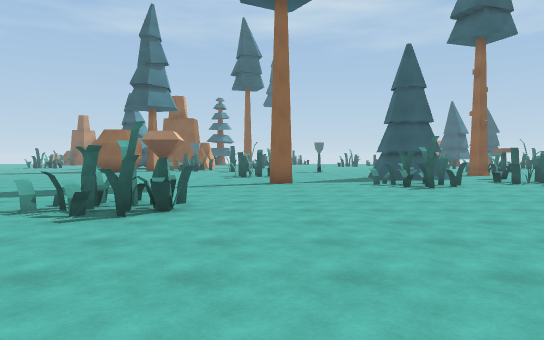
View 1 (above)

24 first-person views from a walk through a scene from a Unity 3-D project. The camera is 1.5 m above the floor, tilts 2° down and sees 70° across. The floor is counted in squares, 2 m on a side. Each view is taken from the middle of a square. On the plan, view 1 faces up. The plan holds only what a view shows up to about 12 squares ahead; the rest is blank. The place goes on beyond the plan.

View 2
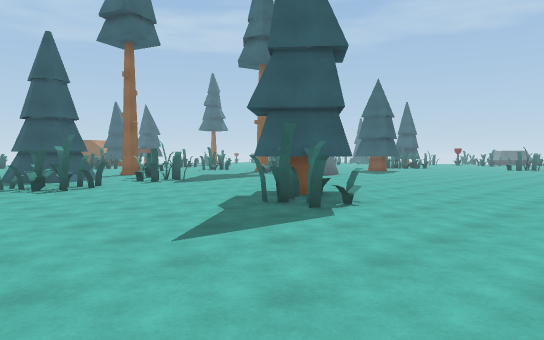

View 3
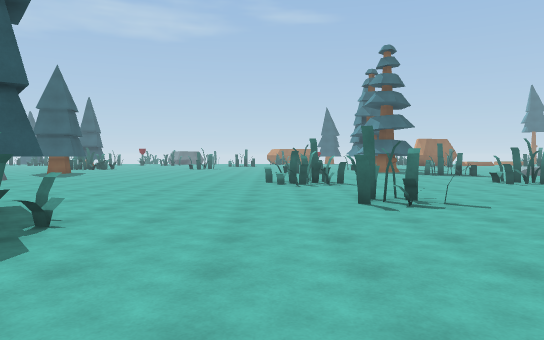

View 4
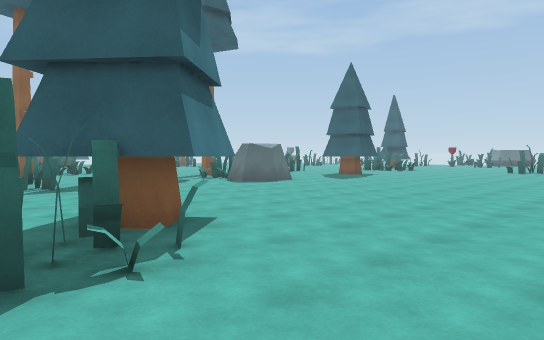

View 5
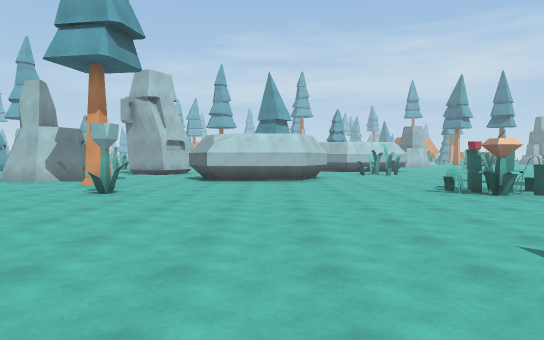

View 6
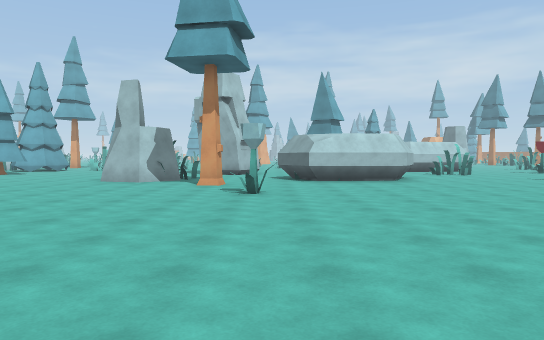

View 7
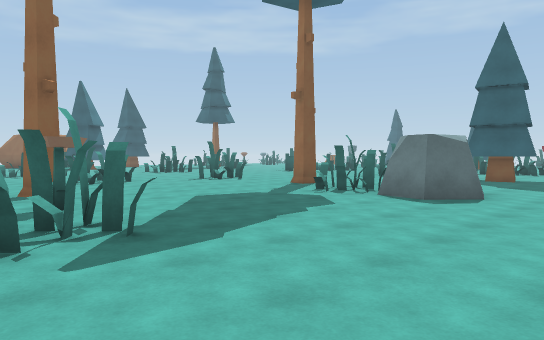

View 8
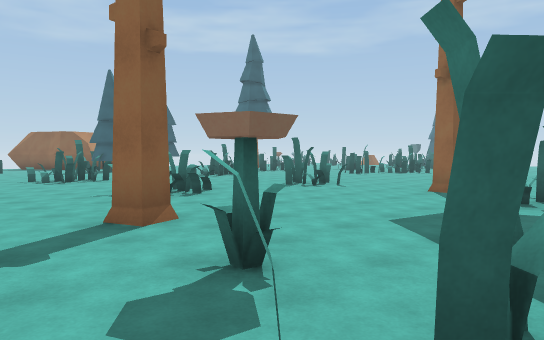

View 9
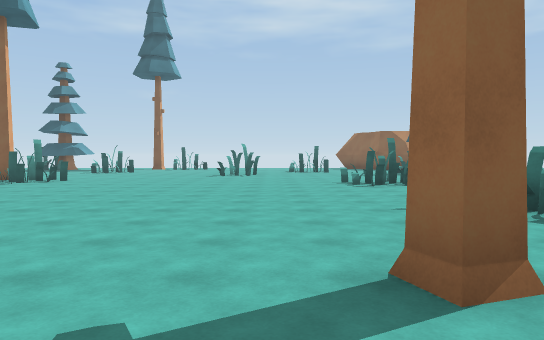

View 10
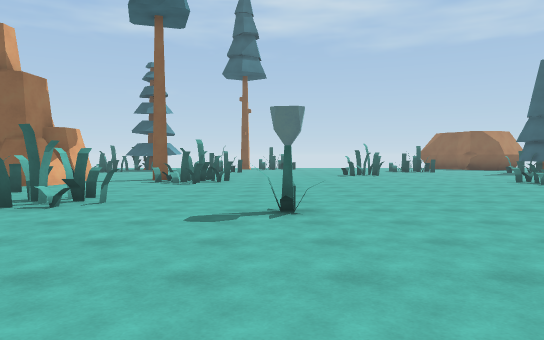

View 11
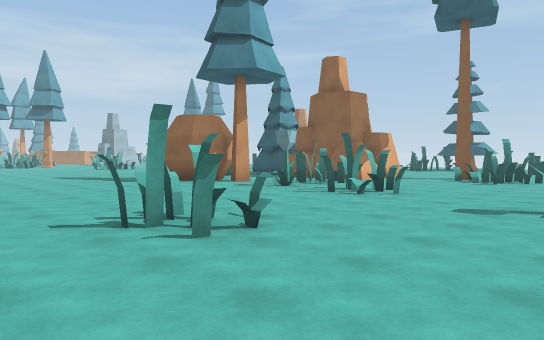

View 12
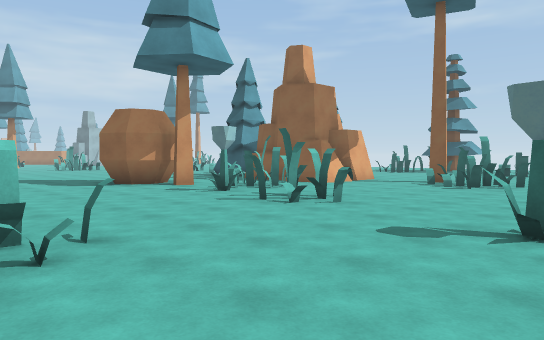

View 13
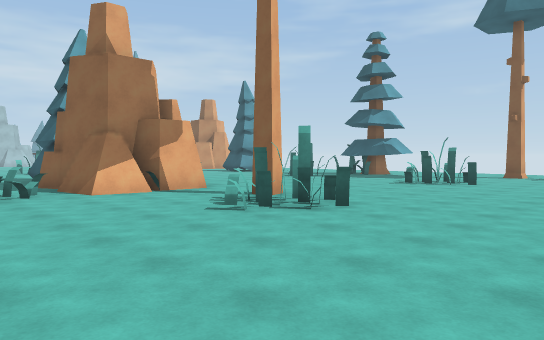

View 14
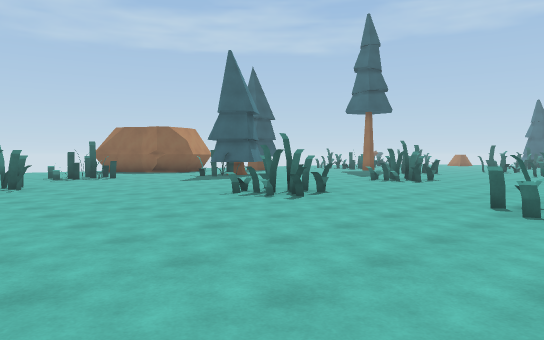

View 15
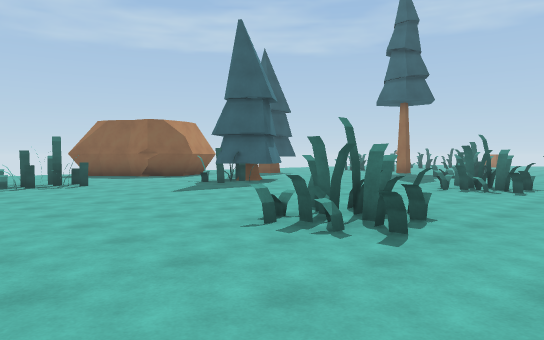

View 16
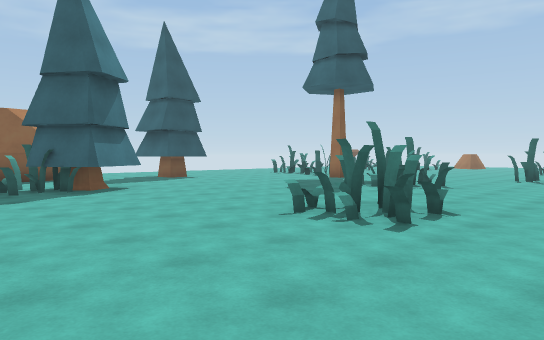

View 17
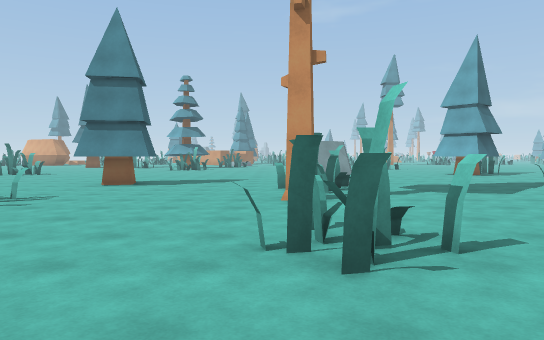

View 18
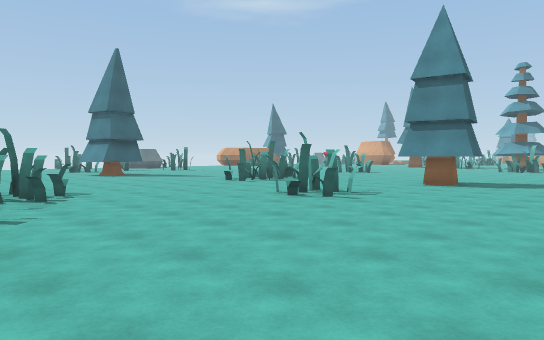

View 19
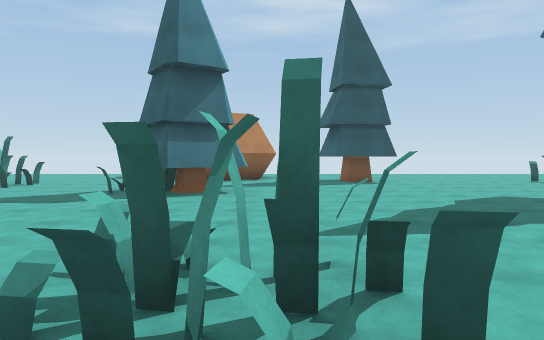

View 20
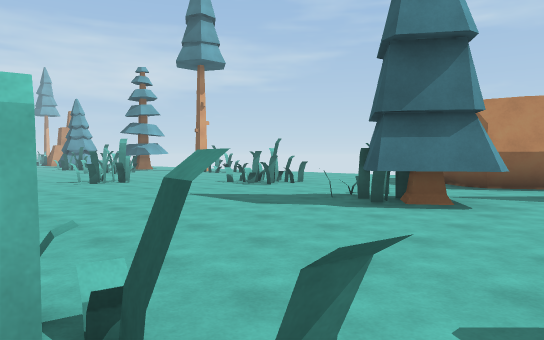

View 21
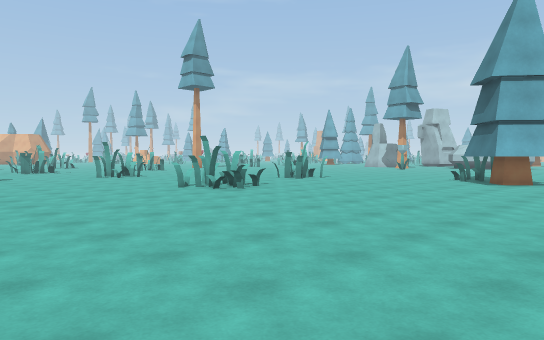

View 22
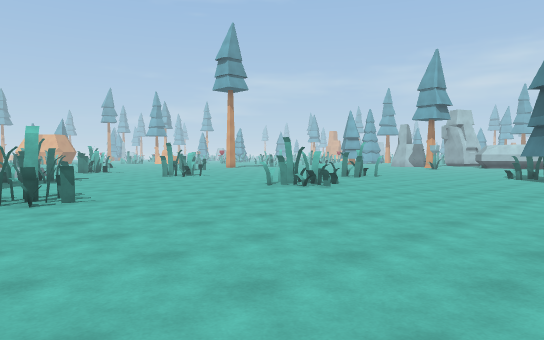

View 23
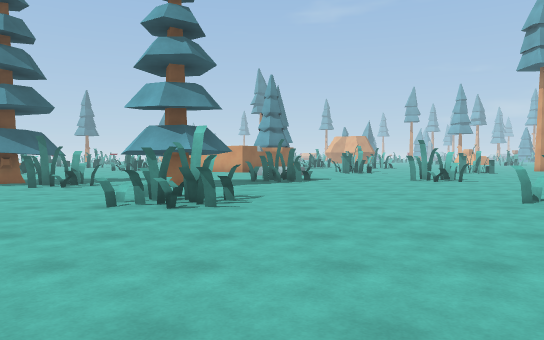

View 24
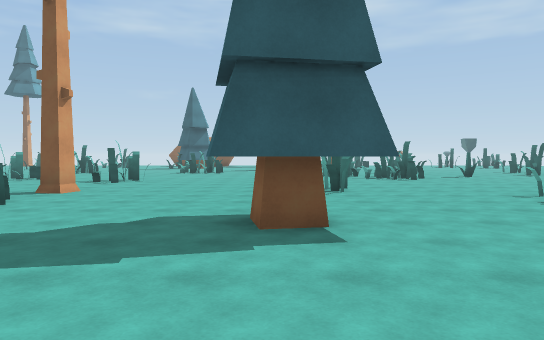

### Floor plan
Key: @ floor where view 1 was taken; # wall or solid block; x gap in a wall; . floor; = window, fence, low wall or low ledge; T pine tree; F flower; R rock.
Columns run from 6 left of view 1 to 21 right of it. Each row starts with its distance up from view 1.
 31     .##..    .=#...#T ......
 30     .....   .......#TT......
 29    ......  ##.......T.......
 28    ........=#...............
 27  .........................=.
 26  R........................##
 25  ##.T##................#...#
 24 ##R..##........=##...##.....
 23 #RR.............##...=#.....
 22 ..=.......................
 21 .##......................
 20 T.#.##.....................
 19 R.F.#=..........##..........
 18 ........F.......##..##......
 17 ....................=.......
 16 ............................
 15 .....#........T...........#x
 14 .....##...T  .......T.....#.
 13  .........TT..F.....#.......
 12     .......T.#.....##.......
 11     ..T...=..##....##...TTT.
 10     .....##........##....TT.
  9 ... ........................
  8 ............................
  7 .......................... .
  6 ...##........T.............
  5 ...#F.......TTT.............
  4 ............##..............
  3 ...........................
  2 #...........................
  1 #..................=........
  0 #.....@...........=##....##.
 -1 #.............##...#.....##.
 -2 ....F...... .............. .
 -3 ...........  ............. .
 -4  .T........    ........... #
 -5 #........       ..........T#
 -6 #.......         .###..### T

Where each view was taken, in squares from view 1:
view 1: 0 up, 0 right, facing up
view 2: 0 up, 1 right, facing up-right
view 3: 1 up, 2 right, facing right
view 4: 1 up, 5 right, facing up-right
view 5: 1 up, 6 right, facing left
view 6: 2 down, 6 right, facing left
view 7: 7 up, 6 right, facing up-right
view 8: 11 up, 6 right, facing up-right
view 9: 13 up, 7 right, facing up
view 10: 13 up, 2 right, facing up
view 11: 12 up, 3 right, facing up-left
view 12: 14 up, 3 right, facing up-left
view 13: 20 up, 4 right, facing up-left
view 14: 18 up, 4 right, facing up-right
view 15: 21 up, 6 right, facing up-right
view 16: 21 up, 11 right, facing up-right
view 17: 21 up, 15 right, facing down
view 18: 21 up, 15 right, facing down-right
view 19: 22 up, 16 right, facing up
view 20: 24 up, 17 right, facing up-left
view 21: 8 up, 19 right, facing down-left
view 22: 7 up, 21 right, facing down-left
view 23: 6 up, 18 right, facing down
view 24: 6 up, 19 right, facing up
